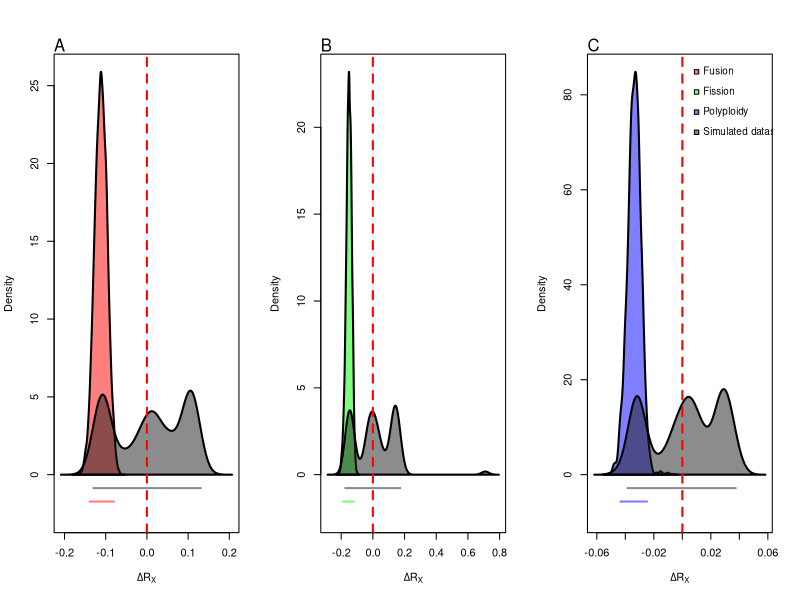

Write R code to recreate this figure.
# Terrence Sylvester
# pradakshanas@gmail.com
# August 31, 2021

# load libraries
library(coda)

# load data
emp.dat <- read.csv("../results/2.Lepidoptera.rate.analysis.feeding.proc.csv")
sim.dat <- read.csv("../results/4a.false.positive.test.Lepidoptera.rate.analysis.feeding.csv")

# get densities
emp.asc.diff <- density(emp.dat$asc1 - emp.dat$asc2)
emp.desc.diff <- density(emp.dat$desc1 - emp.dat$desc2)
emp.pol.diff <- density(emp.dat$pol1 - emp.dat$pol2)

sim.asc.diff <- density(sim.dat$asc1 - sim.dat$asc2)
sim.desc.diff <- density(sim.dat$desc1 - sim.dat$desc2)
sim.pol.diff <- density(sim.dat$pol1 - sim.dat$pol2)


# get HPD intervals
emp.asc.diff.HPD <- HPDinterval(as.mcmc(emp.dat$asc1 - emp.dat$asc2))
emp.desc.diff.HPD <- HPDinterval(as.mcmc(emp.dat$desc1 - emp.dat$desc2))
emp.pol.diff.HPD <- HPDinterval(as.mcmc(emp.dat$pol1 - emp.dat$pol2))

sim.asc.diff.HPD <- HPDinterval(as.mcmc(sim.dat$asc1 - sim.dat$asc2))
sim.desc.diff.HPD <- HPDinterval(as.mcmc(sim.dat$desc1 - sim.dat$desc2))
sim.pol.diff.HPD <- HPDinterval(as.mcmc(sim.dat$pol1 - sim.dat$pol2))


par(mfcol = c(1,3))

# compare fission rates
ylim.max <- max(emp.asc.diff$y,sim.asc.diff$y)
ylim.min <-  0 - (max(emp.asc.diff$y,sim.asc.diff$y) * 0.1)

# make an empty canvas
plot(x = NULL,
     y = NULL,
     xlim = c(min(emp.asc.diff$x,
                  sim.asc.diff$x),
              max(emp.asc.diff$x,
                  sim.asc.diff$x)),
     ylim = c(ylim.min,
              ylim.max),
     xlab = expression(paste(Delta, "R"[X])),
     ylab = "Density")
#plot title
mtext(text = "A",
      line = 0,
      outer = F,
      side = 3,
      adj = 0,
      cex = 1)
# Emperical fission
polygon(emp.asc.diff, col = rgb(1,0,0,.5),lwd = 2)
segments(x0 = emp.asc.diff.HPD[1,1],
         x1 = emp.asc.diff.HPD[1,2],
         y0 = ylim.min * 2 / 3,
         y1 = ylim.min * 2 / 3,
         col = rgb(1,0,0,.5),
         lwd = 2)
# simulated fission
polygon(sim.asc.diff, col = rgb(.1,.1,.1,.5), lwd = 2)
segments(x0 = sim.asc.diff.HPD[1,1],
         x1 = sim.asc.diff.HPD[1,2],
         y0 = ylim.min / 3,
         y1 = ylim.min / 3,
         col = rgb(.1,.1,.1,.5),
         lwd = 2)
# mark the zero line
abline(v = 0,
       col = "red",
       lty = 2,
       lwd = 2)

# compare fusion rates
ylim.max <- max(emp.desc.diff$y,sim.desc.diff$y)
ylim.min <-  0 - (max(emp.desc.diff$y,sim.desc.diff$y) * 0.1)

# make an empty canvas
plot(x = NULL,
     y = NULL,
     xlim = c(min(emp.desc.diff$x,
                  sim.desc.diff$x),
              max(emp.desc.diff$x,
                  sim.desc.diff$x)),
     ylim = c(ylim.min,
              ylim.max),
     xlab = expression(paste(Delta, "R"[X])),
     ylab = "Density")
#plot title
mtext(text = "B",
      line = 0,
      outer = F,
      side = 3,
      adj = 0,
      cex = 1)
# Emperical fission
polygon(emp.desc.diff, col = rgb(0,1,0,.5),lwd = 2)
segments(x0 = emp.desc.diff.HPD[1,1],
         x1 = emp.desc.diff.HPD[1,2],
         y0 = ylim.min * 2 / 3,
         y1 = ylim.min * 2 / 3,
         col = rgb(0,1,0,.5),
         lwd = 2)
# simulated fission
polygon(sim.desc.diff, col = rgb(.1,.1,.1,.5), lwd = 2)
segments(x0 = sim.desc.diff.HPD[1,1],
         x1 = sim.desc.diff.HPD[1,2],
         y0 = ylim.min / 3,
         y1 = ylim.min / 3,
         col = rgb(.1,.1,.1,.5),
         lwd = 2)
# mark the zero line
abline(v = 0,
       col = "red",
       lty = 2,
       lwd = 2)

# compare polyploidy  rates
ylim.max <- max(emp.pol.diff$y,sim.pol.diff$y)
ylim.min <-  0 - (max(emp.pol.diff$y,sim.pol.diff$y) * 0.1)

# make an empty canvas
plot(x = NULL,
     y = NULL,
     xlim = c(min(emp.pol.diff$x,
                  sim.pol.diff$x),
              max(emp.pol.diff$x,
                  sim.pol.diff$x)),
     ylim = c(ylim.min,
              ylim.max),
     xlab = expression(paste(Delta, "R"[X])),
     ylab = "Density")
#plot title
mtext(text = "C",
      line = 0,
      outer = F,
      side = 3,
      adj = 0,
      cex = 1)
# Emperical fission
polygon(emp.pol.diff, col = rgb(0,0,1,.5),lwd = 2)
segments(x0 = emp.pol.diff.HPD[1,1],
         x1 = emp.pol.diff.HPD[1,2],
         y0 = ylim.min * 2 / 3,
         y1 = ylim.min * 2 / 3,
         col = rgb(0,0,1,.5),
         lwd = 2)
# simulated fission
polygon(sim.pol.diff, col =rgb(.1,.1,.1,.5), lwd = 2)
segments(x0 = sim.pol.diff.HPD[1,1],
         x1 = sim.pol.diff.HPD[1,2],
         y0 = ylim.min / 3,
         y1 = ylim.min / 3,
         col = rgb(.1,.1,.1,.5),
         lwd = 2)
# mark the zero line
abline(v = 0,
       col = "red",
       lty = 2,
       lwd = 2)

# legend
points(x = rep(0.01,4),
       y = c(ylim.max, 
             ylim.max - ylim.max * 0.05,
             ylim.max - ylim.max * 0.1,
             ylim.max - ylim.max * 0.15),
       pch = 22,
       bg = c(rgb(1,0,0,.5),
              rgb(0,1,0,.5),
              rgb(0,0,1,.5),
              rgb(.1,.1,.1,.5)),
       col = "black")
# text
text(x = rep(0.01,4),
     y = c(ylim.max, 
           ylim.max - ylim.max * 0.05,
           ylim.max - ylim.max * 0.1,
           ylim.max - ylim.max * 0.15), 
     labels = c("Fusion",
                "Fission",
                "Polyploidy",
                "Simulated dataset"),
     pos = 4,
     cex = .9)

